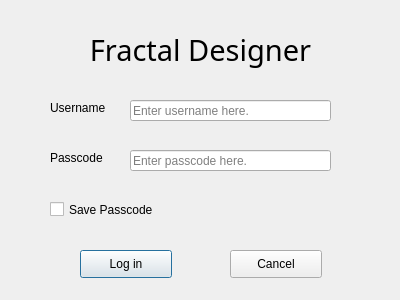
<?xml version="1.0" encoding="UTF-8"?>
<ui version="4.0">
 <class>Login</class>
 <widget class="QDialog" name="Login">
  <property name="geometry">
   <rect>
    <x>0</x>
    <y>0</y>
    <width>400</width>
    <height>300</height>
   </rect>
  </property>
  <property name="windowTitle">
   <string>Dialog</string>
  </property>
  <property name="windowIcon">
   <iconset resource="EXE_Icons.qrc">
    <normaloff>:/exe_icon/EXE Icons/FRD_icon.png</normaloff>:/exe_icon/EXE Icons/FRD_icon.png</iconset>
  </property>
  <widget class="QPushButton" name="Login_login">
   <property name="geometry">
    <rect>
     <x>80</x>
     <y>250</y>
     <width>92</width>
     <height>28</height>
    </rect>
   </property>
   <property name="text">
    <string>Log in</string>
   </property>
  </widget>
  <widget class="QPushButton" name="Login_cancel">
   <property name="geometry">
    <rect>
     <x>230</x>
     <y>250</y>
     <width>92</width>
     <height>28</height>
    </rect>
   </property>
   <property name="text">
    <string>Cancel</string>
   </property>
  </widget>
  <widget class="QLabel" name="label_2">
   <property name="geometry">
    <rect>
     <x>50</x>
     <y>100</y>
     <width>72</width>
     <height>15</height>
    </rect>
   </property>
   <property name="text">
    <string>Username</string>
   </property>
  </widget>
  <widget class="QLabel" name="label_3">
   <property name="geometry">
    <rect>
     <x>50</x>
     <y>150</y>
     <width>72</width>
     <height>15</height>
    </rect>
   </property>
   <property name="text">
    <string>Passcode</string>
   </property>
  </widget>
  <widget class="QLineEdit" name="Username_line">
   <property name="geometry">
    <rect>
     <x>130</x>
     <y>100</y>
     <width>201</width>
     <height>21</height>
    </rect>
   </property>
   <property name="text">
    <string/>
   </property>
   <property name="placeholderText">
    <string>Enter username here.</string>
   </property>
  </widget>
  <widget class="QLineEdit" name="Passcode_line">
   <property name="geometry">
    <rect>
     <x>130</x>
     <y>150</y>
     <width>201</width>
     <height>21</height>
    </rect>
   </property>
   <property name="echoMode">
    <enum>QLineEdit::Password</enum>
   </property>
   <property name="placeholderText">
    <string>Enter passcode here.</string>
   </property>
  </widget>
  <widget class="QCheckBox" name="checkBox_savepasscode">
   <property name="geometry">
    <rect>
     <x>50</x>
     <y>200</y>
     <width>131</width>
     <height>19</height>
    </rect>
   </property>
   <property name="text">
    <string>Save Passcode</string>
   </property>
  </widget>
  <widget class="QWidget" name="verticalLayoutWidget">
   <property name="geometry">
    <rect>
     <x>10</x>
     <y>10</y>
     <width>381</width>
     <height>80</height>
    </rect>
   </property>
   <layout class="QVBoxLayout" name="verticalLayout">
    <item>
     <widget class="QLabel" name="label">
      <property name="font">
       <font>
        <family>Sitka Banner</family>
        <pointsize>22</pointsize>
       </font>
      </property>
      <property name="text">
       <string>Fractal Designer</string>
      </property>
      <property name="alignment">
       <set>Qt::AlignCenter</set>
      </property>
     </widget>
    </item>
   </layout>
  </widget>
 </widget>
 <resources>
  <include location="EXE_Icons.qrc"/>
 </resources>
 <connections/>
</ui>
